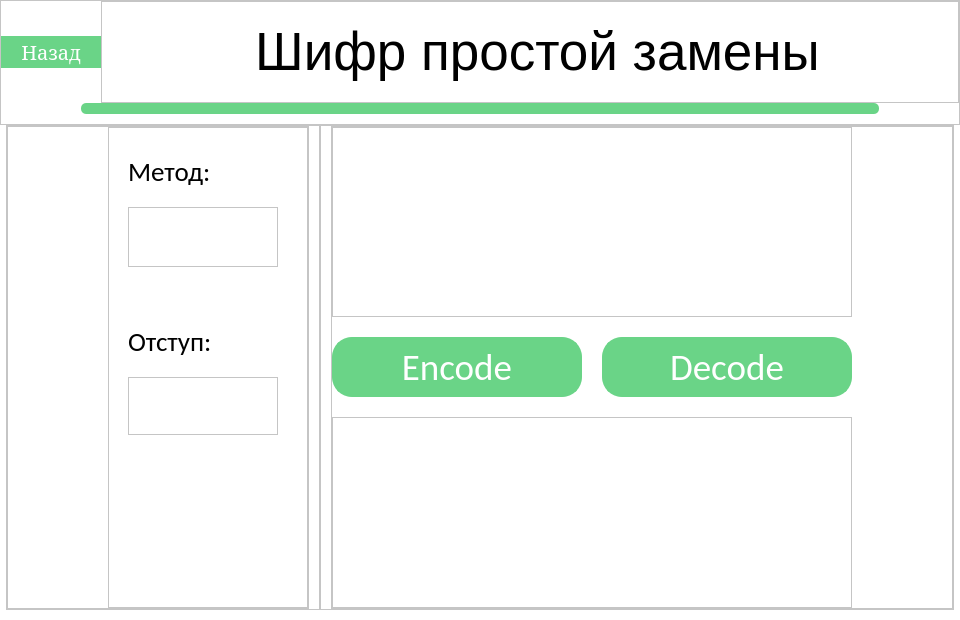
<?xml version="1.0" encoding="UTF-8"?>
<ui version="4.0">
 <class>Invoices</class>
 <widget class="QDialog" name="Invoices">
  <property name="geometry">
   <rect>
    <x>0</x>
    <y>0</y>
    <width>960</width>
    <height>620</height>
   </rect>
  </property>
  <property name="minimumSize">
   <size>
    <width>960</width>
    <height>620</height>
   </size>
  </property>
  <property name="font">
   <font>
    <family>Bauhaus 93</family>
    <pointsize>72</pointsize>
   </font>
  </property>
  <property name="windowTitle">
   <string>Invoices</string>
  </property>
  <property name="styleSheet">
   <string notr="true">background: rgb(255, 255, 255);
background-position: center;</string>
  </property>
  <layout class="QVBoxLayout" name="verticalLayout_2">
   <property name="spacing">
    <number>0</number>
   </property>
   <property name="leftMargin">
    <number>0</number>
   </property>
   <property name="topMargin">
    <number>0</number>
   </property>
   <property name="rightMargin">
    <number>0</number>
   </property>
   <property name="bottomMargin">
    <number>0</number>
   </property>
   <item>
    <layout class="QVBoxLayout" name="verticalLayout">
     <item>
      <widget class="QFrame" name="frame">
       <property name="frameShape">
        <enum>QFrame::StyledPanel</enum>
       </property>
       <property name="frameShadow">
        <enum>QFrame::Raised</enum>
       </property>
       <layout class="QVBoxLayout" name="verticalLayout_7">
        <property name="spacing">
         <number>0</number>
        </property>
        <property name="leftMargin">
         <number>0</number>
        </property>
        <property name="topMargin">
         <number>0</number>
        </property>
        <property name="rightMargin">
         <number>0</number>
        </property>
        <property name="bottomMargin">
         <number>0</number>
        </property>
        <item>
         <layout class="QHBoxLayout" name="horizontalLayout_8">
          <item>
           <widget class="QPushButton" name="backButton">
            <property name="maximumSize">
             <size>
              <width>100</width>
              <height>16777215</height>
             </size>
            </property>
            <property name="font">
             <font>
              <family>MS Serif</family>
              <pointsize>15</pointsize>
             </font>
            </property>
            <property name="styleSheet">
             <string notr="true">
QPushButton{
background-color: #6ad487;
border-radius: 20;
color: white; 

border: 2px solid #6ad487;
}

QPushButton:hover {

	
	
	border-color: rgb(255, 255, 255);
	font: 17pt &quot;MS Serif&quot;;
}

</string>
            </property>
            <property name="text">
             <string>Назад</string>
            </property>
           </widget>
          </item>
          <item>
           <widget class="QFrame" name="frame_6">
            <property name="frameShape">
             <enum>QFrame::StyledPanel</enum>
            </property>
            <property name="frameShadow">
             <enum>QFrame::Raised</enum>
            </property>
            <layout class="QVBoxLayout" name="verticalLayout_9">
             <property name="spacing">
              <number>0</number>
             </property>
             <property name="leftMargin">
              <number>20</number>
             </property>
             <property name="topMargin">
              <number>20</number>
             </property>
             <property name="rightMargin">
              <number>5</number>
             </property>
             <property name="bottomMargin">
              <number>20</number>
             </property>
             <item>
              <widget class="QLabel" name="label">
               <property name="font">
                <font>
                 <pointsize>40</pointsize>
                </font>
               </property>
               <property name="text">
                <string>Шифр простой замены</string>
               </property>
               <property name="alignment">
                <set>Qt::AlignCenter</set>
               </property>
              </widget>
             </item>
            </layout>
           </widget>
          </item>
         </layout>
        </item>
        <item>
         <layout class="QVBoxLayout" name="verticalLayout_6"/>
        </item>
        <item>
         <layout class="QVBoxLayout" name="verticalLayout_5">
          <property name="spacing">
           <number>0</number>
          </property>
          <property name="leftMargin">
           <number>80</number>
          </property>
          <property name="rightMargin">
           <number>80</number>
          </property>
          <property name="bottomMargin">
           <number>10</number>
          </property>
          <item alignment="Qt::AlignVCenter">
           <widget class="QFrame" name="frame_7">
            <property name="minimumSize">
             <size>
              <width>0</width>
              <height>11</height>
             </size>
            </property>
            <property name="maximumSize">
             <size>
              <width>16777215</width>
              <height>0</height>
             </size>
            </property>
            <property name="styleSheet">
             <string notr="true">background-color: #6ad487;
border-radius: 5;
color: white; 
</string>
            </property>
            <property name="frameShape">
             <enum>QFrame::StyledPanel</enum>
            </property>
            <property name="frameShadow">
             <enum>QFrame::Raised</enum>
            </property>
            <layout class="QVBoxLayout" name="verticalLayout_8">
             <property name="spacing">
              <number>0</number>
             </property>
             <property name="leftMargin">
              <number>80</number>
             </property>
             <property name="topMargin">
              <number>10</number>
             </property>
             <property name="rightMargin">
              <number>80</number>
             </property>
             <property name="bottomMargin">
              <number>20</number>
             </property>
            </layout>
           </widget>
          </item>
         </layout>
        </item>
       </layout>
      </widget>
     </item>
    </layout>
   </item>
   <item>
    <layout class="QHBoxLayout" name="horizontalLayout">
     <property name="spacing">
      <number>10</number>
     </property>
     <property name="bottomMargin">
      <number>10</number>
     </property>
     <item alignment="Qt::AlignHCenter">
      <widget class="QFrame" name="frame_2">
       <property name="frameShape">
        <enum>QFrame::StyledPanel</enum>
       </property>
       <property name="frameShadow">
        <enum>QFrame::Raised</enum>
       </property>
       <layout class="QHBoxLayout" name="horizontalLayout_4">
        <property name="spacing">
         <number>10</number>
        </property>
        <property name="leftMargin">
         <number>0</number>
        </property>
        <property name="topMargin">
         <number>0</number>
        </property>
        <property name="rightMargin">
         <number>0</number>
        </property>
        <property name="bottomMargin">
         <number>0</number>
        </property>
        <item>
         <layout class="QHBoxLayout" name="horizontalLayout_2">
          <item>
           <widget class="QFrame" name="frame_3">
            <property name="frameShape">
             <enum>QFrame::StyledPanel</enum>
            </property>
            <property name="frameShadow">
             <enum>QFrame::Raised</enum>
            </property>
            <layout class="QHBoxLayout" name="horizontalLayout_5">
             <property name="spacing">
              <number>10</number>
             </property>
             <property name="leftMargin">
              <number>100</number>
             </property>
             <property name="topMargin">
              <number>0</number>
             </property>
             <property name="rightMargin">
              <number>0</number>
             </property>
             <property name="bottomMargin">
              <number>0</number>
             </property>
             <item>
              <layout class="QVBoxLayout" name="verticalLayout_10">
               <item>
                <widget class="QFrame" name="frame_8">
                 <property name="minimumSize">
                  <size>
                   <width>200</width>
                   <height>0</height>
                  </size>
                 </property>
                 <property name="frameShape">
                  <enum>QFrame::StyledPanel</enum>
                 </property>
                 <property name="frameShadow">
                  <enum>QFrame::Raised</enum>
                 </property>
                 <widget class="QLabel" name="label_2">
                  <property name="geometry">
                   <rect>
                    <x>20</x>
                    <y>20</y>
                    <width>150</width>
                    <height>50</height>
                   </rect>
                  </property>
                  <property name="maximumSize">
                   <size>
                    <width>16777215</width>
                    <height>50</height>
                   </size>
                  </property>
                  <property name="font">
                   <font>
                    <family>Calibri</family>
                    <pointsize>20</pointsize>
                   </font>
                  </property>
                  <property name="text">
                   <string>Метод:</string>
                  </property>
                 </widget>
                 <widget class="QTextEdit" name="offsetEdit">
                  <property name="geometry">
                   <rect>
                    <x>20</x>
                    <y>250</y>
                    <width>150</width>
                    <height>58</height>
                   </rect>
                  </property>
                  <property name="minimumSize">
                   <size>
                    <width>0</width>
                    <height>58</height>
                   </size>
                  </property>
                  <property name="maximumSize">
                   <size>
                    <width>16777215</width>
                    <height>58</height>
                   </size>
                  </property>
                 </widget>
                 <widget class="QTextEdit" name="typeEdit">
                  <property name="geometry">
                   <rect>
                    <x>20</x>
                    <y>80</y>
                    <width>150</width>
                    <height>60</height>
                   </rect>
                  </property>
                 </widget>
                 <widget class="QLabel" name="label_3">
                  <property name="geometry">
                   <rect>
                    <x>20</x>
                    <y>190</y>
                    <width>150</width>
                    <height>50</height>
                   </rect>
                  </property>
                  <property name="font">
                   <font>
                    <family>Calibri</family>
                    <pointsize>20</pointsize>
                   </font>
                  </property>
                  <property name="text">
                   <string>Отступ:</string>
                  </property>
                 </widget>
                </widget>
               </item>
              </layout>
             </item>
            </layout>
           </widget>
          </item>
         </layout>
        </item>
        <item>
         <layout class="QVBoxLayout" name="verticalLayout_3">
          <item>
           <widget class="QFrame" name="frame_4">
            <property name="frameShape">
             <enum>QFrame::StyledPanel</enum>
            </property>
            <property name="frameShadow">
             <enum>QFrame::Raised</enum>
            </property>
            <layout class="QVBoxLayout" name="verticalLayout_4">
             <property name="spacing">
              <number>0</number>
             </property>
             <property name="leftMargin">
              <number>0</number>
             </property>
             <property name="topMargin">
              <number>0</number>
             </property>
             <property name="rightMargin">
              <number>0</number>
             </property>
             <property name="bottomMargin">
              <number>0</number>
             </property>
            </layout>
           </widget>
          </item>
         </layout>
        </item>
        <item>
         <layout class="QHBoxLayout" name="horizontalLayout_3">
          <item>
           <widget class="QFrame" name="frame_5">
            <property name="frameShape">
             <enum>QFrame::StyledPanel</enum>
            </property>
            <property name="frameShadow">
             <enum>QFrame::Raised</enum>
            </property>
            <layout class="QHBoxLayout" name="horizontalLayout_6">
             <property name="spacing">
              <number>20</number>
             </property>
             <property name="leftMargin">
              <number>0</number>
             </property>
             <property name="topMargin">
              <number>0</number>
             </property>
             <property name="rightMargin">
              <number>100</number>
             </property>
             <property name="bottomMargin">
              <number>0</number>
             </property>
             <item>
              <layout class="QVBoxLayout" name="verticalLayout_11">
               <item>
                <widget class="QTextEdit" name="textEdit"/>
               </item>
               <item>
                <layout class="QHBoxLayout" name="horizontalLayout_7">
                 <item>
                  <widget class="QPushButton" name="encodeButton">
                   <property name="minimumSize">
                    <size>
                     <width>250</width>
                     <height>60</height>
                    </size>
                   </property>
                   <property name="maximumSize">
                    <size>
                     <width>250</width>
                     <height>60</height>
                    </size>
                   </property>
                   <property name="font">
                    <font>
                     <family>Calibri</family>
                     <pointsize>28</pointsize>
                    </font>
                   </property>
                   <property name="styleSheet">
                    <string notr="true">
QPushButton{
background-color: #6ad487;
border-radius: 20;
color: white; 

border: 2px solid #6ad487;
}

QPushButton:hover {

	
	
	border-color: rgb(255, 255, 255);
	font: 28pt &quot;Broadway&quot;;
}

</string>
                   </property>
                   <property name="text">
                    <string>Encode</string>
                   </property>
                  </widget>
                 </item>
                 <item>
                  <widget class="QPushButton" name="decodeButton">
                   <property name="minimumSize">
                    <size>
                     <width>250</width>
                     <height>60</height>
                    </size>
                   </property>
                   <property name="maximumSize">
                    <size>
                     <width>250</width>
                     <height>16777215</height>
                    </size>
                   </property>
                   <property name="font">
                    <font>
                     <family>Calibri</family>
                     <pointsize>28</pointsize>
                    </font>
                   </property>
                   <property name="styleSheet">
                    <string notr="true">
QPushButton{
background-color: #6ad487;
border-radius: 20;
color: white; 

border: 2px solid #6ad487;
}

QPushButton:hover {

	
	
	border-color: rgb(255, 255, 255);
	font: 28pt &quot;Broadway&quot;;
}

</string>
                   </property>
                   <property name="text">
                    <string>Decode</string>
                   </property>
                  </widget>
                 </item>
                </layout>
               </item>
               <item>
                <widget class="QTextEdit" name="resultEdit"/>
               </item>
              </layout>
             </item>
            </layout>
           </widget>
          </item>
         </layout>
        </item>
       </layout>
      </widget>
     </item>
    </layout>
   </item>
  </layout>
 </widget>
 <resources/>
 <connections/>
</ui>
